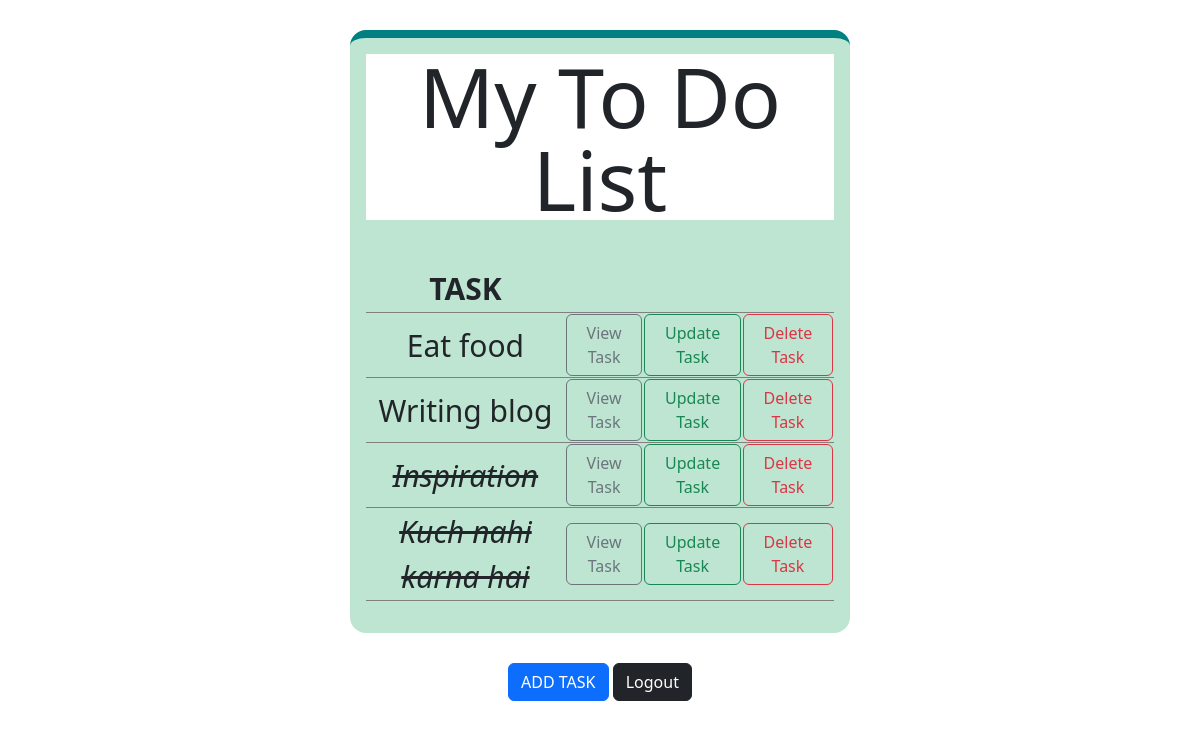
The app's page /tasks/ (signed in), older data.
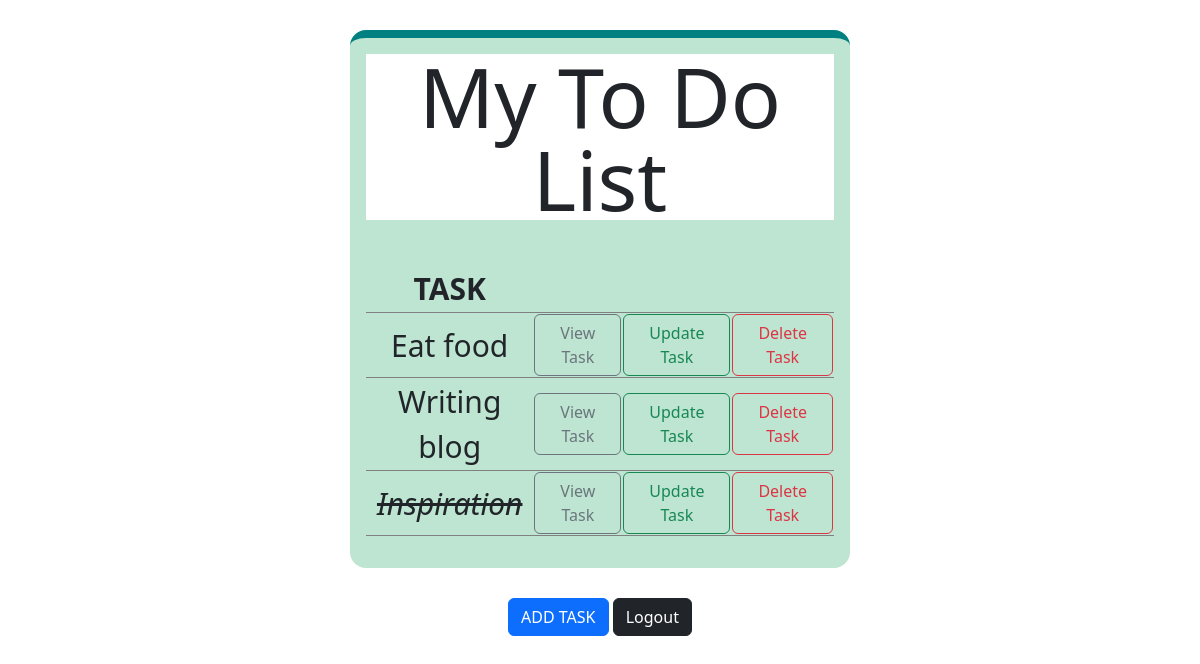
The same page, newer data.
### main/models.py (models this page shows, shortened)
class Task(models.Model):
    user=models.ForeignKey(User,on_delete=models.CASCADE,null=True,blank=True)
    title=models.CharField(max_length=100)
    description=models.TextField(null=True,blank=True)
    complete=models.BooleanField(default=False)
    created_on=models.DateTimeField(auto_now_add=True)
    class Meta:
        ordering=['complete']

### main/views.py (the view)
# urls.py: path('tasks/',TaskList.as_view(),name='tasks'),
class TaskList(LoginRequiredMixin,ListView):
    model=Task
    context_object_name="tasks_list"
    template_name="../templates/task_list.html"
    def get_context_data(self, **kwargs):
        context=super().get_context_data(**kwargs)
        context['tasks_list']=context['tasks_list'].filter(user=self.request.user)
        return context

### templates/task_list.html (shortened to what this page needs)
<!DOCTYPE html>
<html lang="en">
<head>
    <link rel="stylesheet" href="../static/style_task_list.css">
    <link href="https://cdn.jsdelivr.net/npm/bootstrap@5.2.0/dist/css/bootstrap.min.css" rel="stylesheet">
</head>
<body>
    <div class="header">
    <h1>My To Do List</h1>
    <div class="table">
    <table>
        <br>
        <tr>
            <th>TASK</th>
        </tr>
        {%for items in tasks_list%}
        <tr>
            <td>
                {%if items.complete%}
                <i><s>{{items.title}}</s></i>
                {%else%}
                {{items.title}}
                {%endif%}
            </td>
            <td><a href="/task/{{items.id}}"><button type="button" class="btn btn-outline-secondary">View Task</button></a></td>
            <td><a href="/update-task/{{items.id}}"><button type="button" class="btn btn-outline-success">Update Task</button></a></td>
            <td><a href="/delete-task/{{items.id}}"><button type="button" class="btn btn-outline-danger">Delete Task</button></a></td>
        </tr>
        {%empty%}
        <h3>There are no items in the list</h3>
        {%endfor%}
    </table>
    </div>
    </div>
    <div class="buttons">
    <a href="/create-task/"><button type="button" class="btn btn-primary">ADD TASK</button></a>
    <a href="/logout/"><button type="button" class="btn btn-dark">Logout</button></a>
    </div>
</body>
</html>

### static/style_task_list.css (style rules this page uses)
body { font: 16px/1.8 sans-serif; background-color:linear-gradient(-30deg, #E6F0FC, #BDE5D1); align-content: center; text-align: center; }
.buttons { text-align: center; }
.header { font-size:30px; text-align: center; align-items: center; align-content: center; background-color: #BDE5D1; box-shadow:(0 4px 16px #aaa); width: 500px; padding:1rem; border-radius:1rem; margin: 30px auto; border-top: solid 8px teal }
.header h1 { margin: 0; font-size: 83px; text-align: center; background: #fff; line-height: 1; }

Row changes from the older to the newer data that the page shows:
removed Task: title "Kuch nahi karna hai"
